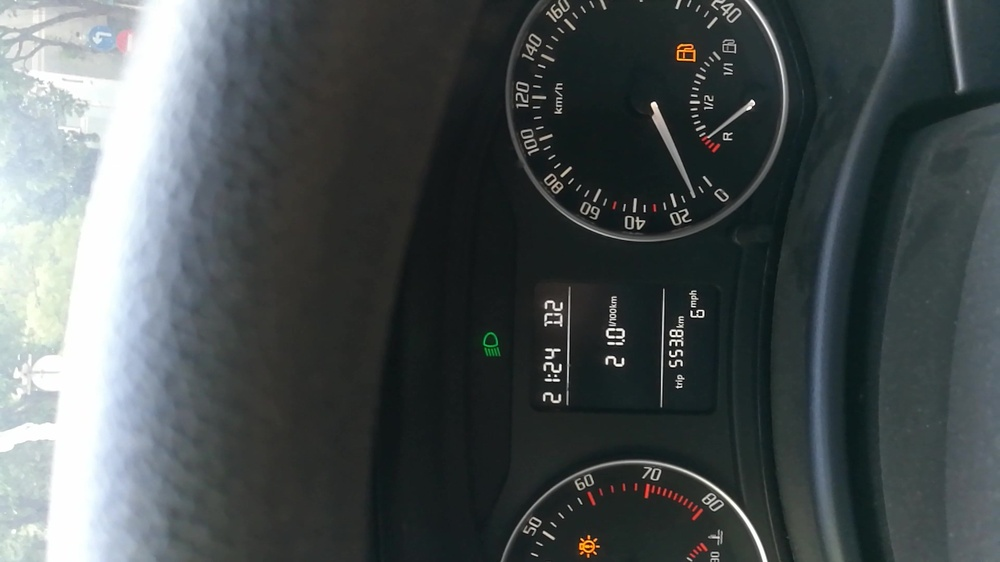
#> input picture rotateImage/f11n/120171024_154750.856.jpg, 1000 x 562 px, shrunk from 1920 x 1080 before the run, found by its file name; its folder holds only this picture in this run
$ python selectPointCut.py
#> lines starting #> are read from the running program, lines starting #| are printed output that depends on the picture
#> further down, srcImage is the input picture: shape (562, 1000, 3); mean B, G, R 82.9, 81.8, 74.8
#!/usr/bin/env python
# -*- coding: UTF-8 -*-

import matplotlib.pyplot as plt
import Image
import os
import cv2

datapath='/home/cuizhou/codes/OpencvToolBox/rotateImage/f11n'
savepath='/home/cuizhou/codes/OpencvToolBox/rotateImage/rotated'


# 定义旋转rotate函数
def rotate(image, angle, center=None, scale=1.0):
    # 获取图像尺寸
#> called with angle = -90, scale = 1
    (h, w) = image.shape[:2]
#> h = 562; w = 1000

    # 若未指定旋转中心，则将图像中心设为旋转中心
    if center is None:
        center = (w / 2, h / 2)
#> center = (500, 281)

    # 执行旋转
    M = cv2.getRotationMatrix2D(center, angle, scale)
    rotated = cv2.warpAffine(image, M, (w, h))
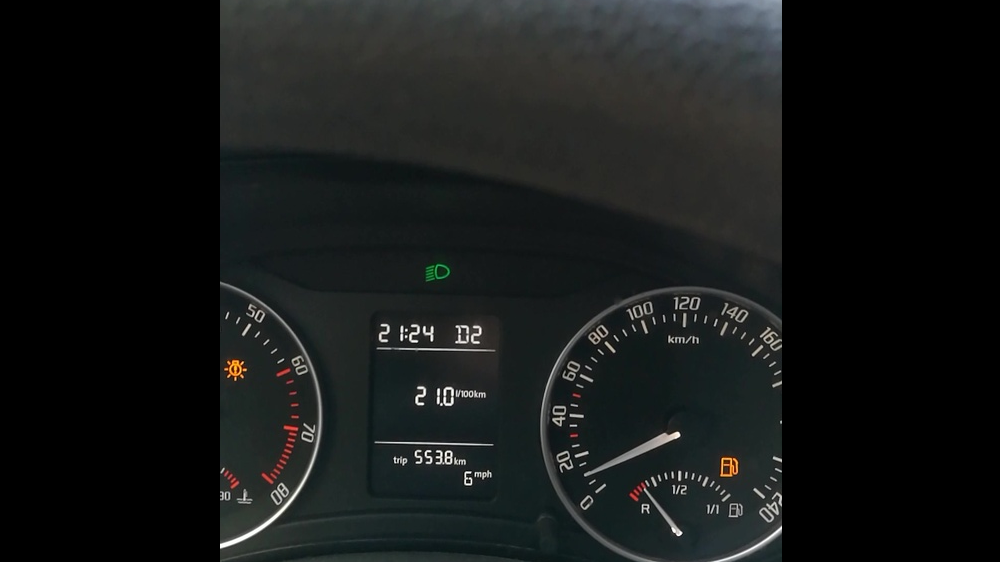
#> rotated: shape (562, 1000, 3); mean B, G, R 24.1, 24.6, 22.1

    # 返回旋转后的图像
    return rotated
i=0
for file in os.listdir(datapath):


    srcImage = cv2.imread(os.path.join(datapath,file))

    rotated = rotate(srcImage, -90)

    cv2.imwrite(os.path.join(savepath,str(i)+'.jpg'),rotated)
    i+=1
    print(i)
